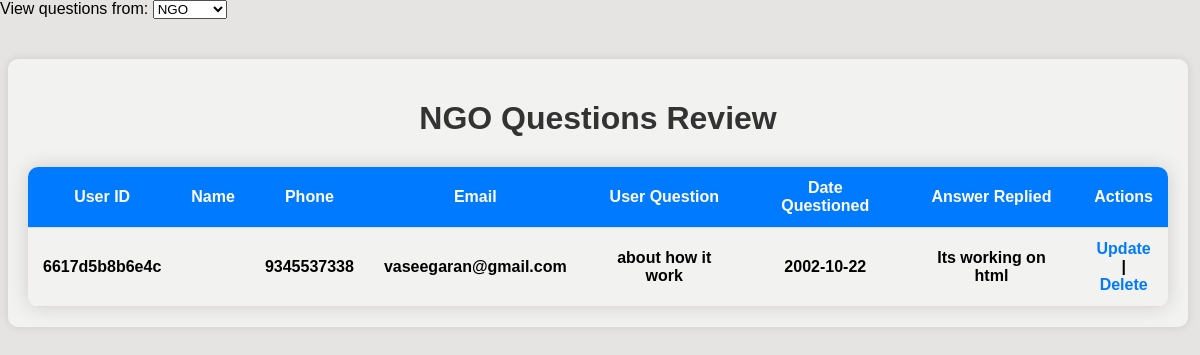
Screenshot of /Admin/admin_help.php with the database file from the repository.
### tables this page shows
CREATE TABLE `ngo_queries` (
  `nch_id` varchar(50) DEFAULT NULL,
  `nch_user_id` varchar(50) DEFAULT NULL,
  `nch_user_name` varchar(50) DEFAULT NULL,
  `nch_user_phone` varchar(50) DEFAULT NULL,
  `nch_user_email` varchar(50) DEFAULT NULL,
  `nch_desc` text DEFAULT NULL,
  `nch_date` date DEFAULT NULL,
  `nch_admin_reply` text DEFAULT NULL
);

### Admin/admin_help.php (the view, shortened to what this page needs)
<?php
$servername = "localhost";
$username = "root";
$password = "";
$dbname = "crowdfund";
$conn = new mysqli($servername, $username, $password, $dbname);
function fetchAllUsers()
{
    global $conn;
    $query = "SELECT * FROM ngo_queries";
    $result = $conn->query($query);
    $nchData = array();
    if ($result->num_rows > 0) {
        while ($row = $result->fetch_assoc()) {
            $nchData[] = $row;
        }
    }
    return $nchData;
}
?>
<!DOCTYPE html>
<html>
<head>
</head>
<body>
    <div class="dropdown">
        <label for="queries">View questions from:</label>
        <select id="queries" onchange="showTable(this.value)">
            <option value="ngo" selected>NGO</option>
        </select>
    </div>
    <div class="container" id="ngoquery">
        <h1>NGO Questions Review</h1>
        <table>
            <tr>
                <th>User ID</th>
                <th>Name</th>
                <th>Phone</th>
                <th>Email</th>
                <th>User Question</th>
                <th>Date Questioned</th>
                <th>Answer Replied</th>
                <th>Actions</th>
            </tr>
            <?php
            $nchData = fetchAllUsers();
            foreach ($nchData as $nch) {
                echo '<tr>';
                echo '<td>' . $nch['nch_user_id'] . '</td>';
                echo '<td>' . $nch['nch_user_name'] . '</td>';
                echo '<td>' . $nch['nch_user_phone'] . '</td>';
                echo '<td>' . $nch['nch_user_email'] . '</td>';
                echo '<td>' . $nch['nch_desc'] . '</td>';
                echo '<td>' . $nch['nch_date'] . '</td>';
                echo '<td>' . $nch['nch_admin_reply'] . '</td>';
                echo '<td class="two-btn">';
                echo '<div><a href="admin_nch_update_sep.php?id=' . $nch['nch_id'] . '">Update</a></div> | ';
                echo '<div><a href="?delete=' . $nch['nch_id'] . '&table=ngo" onclick="return confirmDelete();">Delete</a></div>';
                echo '</td>';
                echo '</tr>';
            }
            ?>
        </table>
    </div>
</body>
</html>

### Admin/admin_help.php (style rules this page uses)
body { font-family: Arial, sans-serif; background-color: #E5E4E2; margin: 0; padding: 0; }
.container { width: 95%; margin: 20px auto; background-color: rgba(255, 255, 255, 0.50); backdrop-filter: blur(5px); padding: 20px; border-radius: 10px; box-shadow: 0 0 10px rgba(0, 0, 0, 0.1); position: relative; top: 20px; left: -2px; overflow-x: scroll; }
h1 { text-align: center; margin-bottom: 30px; color: #333; }
table { width: 100%; border-collapse: collapse; border-radius: 10px; overflow: hidden; box-shadow: 0 0 20px rgba(0, 0, 0, 0.15); margin-top: 20px; }
th, td { padding: 12px 15px; text-align: center; border-bottom: 1px solid #ddd; }
th { background-color: #007bff; color: white; }
td { font-weight: 600; }
a { text-decoration: none; color: #007bff; }

### rows the page displays
ngo_queries: nch_user "6617d5b8b6e4c", nch_user_phone "9345537338", nch_user_email "vaseegaran@gmail.com", nch_desc "about how it work", nch_date "2002-10-22", nch_admin_reply "Its working on html"
